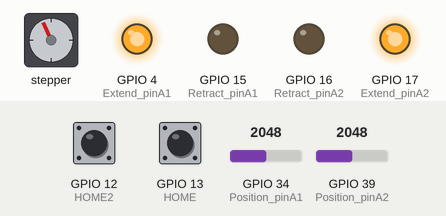
This sketch was run on a simulated ESP32. On the bench: stepper motor, output pins drawn as LEDs (lit = HIGH). Wiring (inferred from the names in the program): stepper motor (2048 steps per turn assumed): coils GPIO 25, GPIO 26, GPIO 27, GPIO 14. Inputs (shaded band) come from the test bench; at power-on: GPIO 34 (Position_pinA1) = 2048, GPIO 39 (Position_pinA2) = 2048, GPIO 12 (HOME2) HIGH, GPIO 13 (HOME) HIGH. Pins used as bus, display or sensor lines are not drawn.

Above: at 1.44 s.
1.6 s: GPIO 34 (Position_pinA1) set to 570
3.3 s: GPIO 34 (Position_pinA1) set to 492
At 4.1 s:
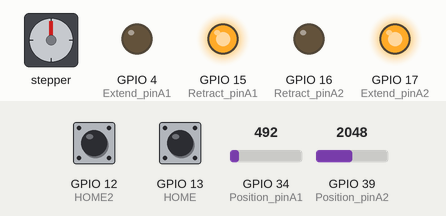
4.8 s: GPIO 39 (Position_pinA2) set to 556
6.3 s: GPIO 39 (Position_pinA2) set to 457
At 7.5 s:
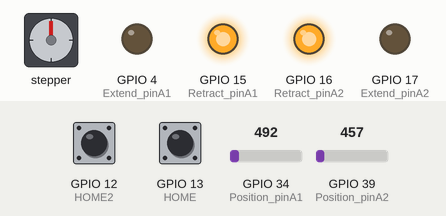
7.8 s: GPIO 34 (Position_pinA1) set to 1228
At 8.8 s:
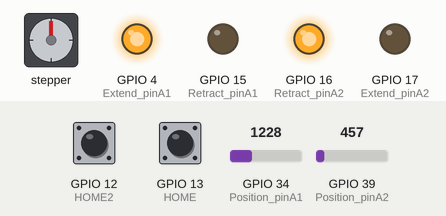
9.3 s: GPIO 34 (Position_pinA1) set to 491
At 9.9 s:
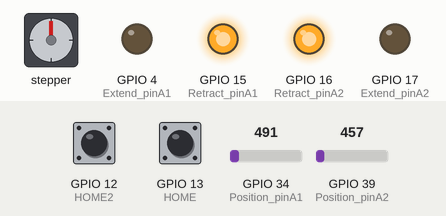
Timing chart, 0 to 11.8 s (numbered marks = the images above; inputs shaded):
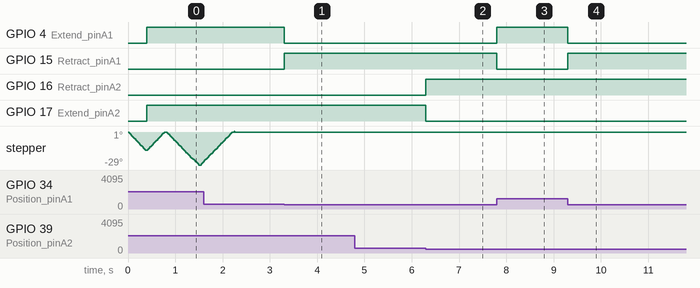

The sketch:

MotorPaP_Actuador.ino
```cpp
//CLOCKWISE: ROTACION INTERNA
// ANTICLOCKWISE: ROTACION EXTERNA

/*
 * ASIGNACION DE PINES AL ESP32
 */

// Motor PaP
#define IN1 25
#define IN2 26
#define IN3 27
#define IN4 14
#define HOME 13 //SW1
#define HOME2 12 //SW2

const int numSteps = 8;
const int stepsLookup[8] = { B1000, B1100, B0100, B0110, B0010, B0011, B0001, B1001 };

int motorSpeed = 2000;   //variable para fijar la velocidad
int stepCounter = 0;     // contador para los pasos
int stepsPerRev = 4096;  // pasos para una vuelta completa


double angulo1 = 21; //limite de angulo de pie de rotacion interna
double angulo2 = 13; //limite de angulo de pie de rotacion externa

double StepsA1; //conversion de angulo 1 a steps del driver
double StepsA2; //conversion de angulo 2 a steps del driver
double regreso = 17*11.37;


int   Value;
int   Value2;

double angulo_giro[] = {17.61627, 17.45232, 17.05074, 16.43101, 15.61777, 14.63814, 13.51924, 12.28637, 10.96213, 9.56683, 8.11965, 6.64022, 5.1499, 3.67241, 2.23364, 0.86064, -0.42002, -1.58416, -2.61207, -3.49027, -4.21292, -4.78236, -5.2087, -5.50832, -5.70162, -5.81058, -5.85691, -5.8611, -5.84267, -5.82101, -5.81641, -5.85043, -5.94519, -6.12133, -6.3949, -6.77368, -7.25398, -7.8189, -8.43896, -9.07505, -9.68306, -10.21925, -10.64533, -10.93266, -11.06492, -11.03913, -10.8649, -10.56199, -10.15666, -9.6775, -9.15156, -8.60137, -8.04333, -7.48746, -6.93831, -6.39651, -5.86049, -5.32796, -4.79691, -4.26622, -3.73584, -3.2068, -2.68117, -2.16184, -1.65224, -1.15593, -0.6759, -0.21376, 0.23115, 0.66256, 1.0879, 1.51851, 1.96949, 2.4591, 3.00766, 3.63606, 4.36377, 5.20652, 6.17384, 7.26659, 8.47486, 9.77658, 11.13728, 12.51116, 13.84376, 15.07613, 16.15001, 17.01332, 17.62523, 17.95991, 18.00873, 17.78058, 17.30038, 16.60591};
double steps_giro[] ={200.2969899, 198.4328784, 193.8669138, 186.8205837, 177.5740449, 166.4356518, 153.7137588, 139.6960269, 124.63941809999999, 108.77485709999999, 92.3204205, 75.4993014, 58.554362999999995, 41.7553017, 25.396486799999998, 9.7854768, -4.775627399999999, -18.0118992, -29.699235899999998, -39.6843699, -47.900900400000005, -54.375433199999996, -59.222919, -62.6295984, -64.8274194, -66.06629459999999, -66.5930667, -66.640707, -66.4311579, -66.1848837, -66.1325817, -66.5193891, -67.5968103, -69.5995221, -72.71001299999999, -77.01674159999999, -82.4777526, -88.900893, -95.95097519999999, -103.18331849999998, -110.09639219999998, -116.1928725, -121.03740209999998, -124.30434419999999, -125.8081404, -125.5149081, -123.533913, -120.08982629999998, -115.4812242, -110.033175, -104.0532372, -97.79757689999998, -91.45266209999998, -85.13242019999998, -78.8885847, -72.7283187, -66.6337713, -60.578905199999994, -54.54086669999999, -48.506921399999996, -42.4765008, -36.461316, -30.484902899999994, -24.5801208, -18.7859688, -13.142924099999998, -7.684982999999999, -2.4304512, 2.6281754999999998, 7.5333072, 12.369423, 17.2654587, 22.393101299999998, 27.959966999999995, 34.197094199999995, 41.342002199999996, 49.61606489999999, 59.1981324, 70.1965608, 82.6211283, 96.3591582, 111.15971459999999, 126.6308736, 142.2518892, 157.40355119999998, 171.41559809999998, 183.6256137, 193.44144839999998, 200.39886509999997, 204.2041767, 204.75926009999998, 202.16519459999998, 196.7053206, 188.8091967};
double variaciones[] = {200.2969899, -1.864111500000007, -4.565964600000001, -7.046330100000006, -9.246538799999996, -11.138393100000002, -12.721892999999994, -14.017731900000001, -15.056608800000006, -15.864560999999995, -16.454436599999994, -16.821119100000004, -16.944938399999998, -16.799061299999998, -16.3588149, -15.611009999999998, -14.561104199999999, -13.236271799999999, -11.6873367, -9.985134000000002, -8.216530500000005, -6.4745327999999915, -4.847485800000001, -3.4066794000000016, -2.1978209999999976, -1.2388751999999954, -0.5267721000000023, -0.04764030000001185, 0.20954910000000382, 0.246274200000002, 0.052301999999997406, -0.386807399999995, -1.0774212000000034, -2.0027118, -3.110490899999988, -4.3067286, -5.461011000000013, -6.423140399999994, -7.050082199999991, -7.232343299999997, -6.913073699999998, -6.09648030000001, -4.844529599999987, -3.2669421000000085, -1.5037962000000107, 0.29323229999999967, 1.9809951000000012, 3.444086700000014, 4.608602099999985, 5.4480492, 5.979937800000002, 6.255660300000017, 6.344914799999998, 6.320241899999999, 6.243835499999989, 6.160265999999993, 6.094547399999996, 6.054866100000012, 6.038038500000006, 6.033945299999992, 6.030420599999999, 6.0151848, 5.976413100000002, 5.904782099999995, 5.794152, 5.643044700000001, 5.457941099999999, 5.254531799999999, 5.0586267, 4.9051317, 4.836115799999999, 4.8960357000000005, 5.127642599999998, 5.5668656999999975, 6.2371272, 7.144908000000001, 8.274062699999995, 9.582067500000008, 10.998428400000002, 12.424567499999995, 13.7380299, 14.80055639999999, 15.471159000000014, 15.621015599999993, 15.151661999999988, 14.012046900000001, 12.21001560000002, 9.815834699999982, 6.957416699999982, 3.8053116000000387, 0.5550833999999725, -2.5940654999999992, -5.459873999999985, -7.896123899999992};
int motor_size = sizeof(variaciones)/sizeof(variaciones[1]);

double pasos;
int p = 0;

// Actuadores Lineales
const int Extend_pinA1 = 4; // IN3
const int Retract_pinA1 = 15; // IN4
const int Position_pinA1 = 34; // feedback position del actuador
int RC_locationA1=0;
int actual_locationA1=0;

const int Extend_pinA2 = 17; //Tx2 - in1
const int Retract_pinA2 = 16; //rx2 -in2
const int Position_pinA2 = 39; // feedback position del actuador
int RC_locationA2=0;
int actual_locationA2=0;
int deadbandA1 = 60;
int deadbandA2 = 30;
int senal=0;

double LongitudA1=0;
double LongitudA2=0;

int tablaA1[] = {9, 10, 11, 13, 15, 17, 19, 21, 23, 25, 27, 29, 31, 32, 33, 34, 35, 35, 35, 35, 35, 35, 35, 34, 34, 33, 32, 32, 31, 31, 30, 30, 30, 29, 29, 29, 29, 29, 29, 29, 30, 30, 31, 32, 33, 34, 35, 36, 37, 37, 38, 39, 39, 40, 40, 40, 41, 41, 41, 41, 41, 41, 41, 41, 41, 41, 41, 41, 41, 41, 40, 40, 39, 39, 38, 36, 35, 33, 31, 29, 27, 24, 21, 19, 16, 13, 11, 10, 8, 7, 7, 7, 8,13};
int tablaA2[] = {9, 10, 11, 13, 15, 17, 19, 21, 23, 25, 27, 29, 31, 32, 33, 34, 35, 35, 35, 35, 35, 35, 35, 34, 34, 33, 32, 32, 31, 31, 30, 30, 30, 29, 29, 29, 29, 29, 29, 29, 30, 30, 31, 32, 33, 34, 35, 36, 37, 37, 38, 39, 39, 40, 40, 40, 41, 41, 41, 41, 41, 41, 41, 41, 41, 41, 41, 41, 41, 41, 40, 40, 39, 39, 38, 36, 35, 33, 31, 29, 27, 24, 21, 19, 16, 13, 11, 10, 8, 7, 7, 7, 8,13};

int arr_sizeA1 = sizeof(tablaA1)/sizeof(tablaA1[1]);
int arr_sizeA2 = sizeof(tablaA2)/sizeof(tablaA2[1]);

int flagA1 = 1;
int flagA2 = 1;
int i = 0;
int j = 0;

void setup() {
  // put your setup code here, to run once:
  Serial.begin(115200);
  pinMode(IN1, OUTPUT);
  pinMode(IN2, OUTPUT);
  pinMode(IN3, OUTPUT);
  pinMode(IN4, OUTPUT);
  pinMode(HOME, INPUT_PULLUP);
  pinMode(HOME2, INPUT_PULLUP);

  pinMode(Extend_pinA1, OUTPUT);
  pinMode(Retract_pinA1, OUTPUT);
  pinMode(Extend_pinA2, OUTPUT);
  pinMode(Retract_pinA2, OUTPUT);
  digitalWrite(Extend_pinA1, LOW);
  digitalWrite(Retract_pinA1, LOW);
  digitalWrite(Extend_pinA2, LOW);
  digitalWrite(Retract_pinA2, LOW);

  while(1){
    Value = digitalRead(HOME);
    Value2 = digitalRead(HOME2);
    anticlockwise();
    delayMicroseconds(motorSpeed);

    if(Value2 == 1){
      for (int i = 0; i < regreso; i++){
        clockwise();
        delayMicroseconds(motorSpeed);
      }
      break;
    }
  }
}

void loop() {
  if(flagA1 && i<arr_sizeA1){
    LongitudA1 = tablaA1[i];
    flagA1 = 0;
    i++;
  }
  if(flagA2 && j<arr_sizeA2){
    LongitudA2 = tablaA2[j];
    flagA2 = 0;
    j++;
  }

  if ((LongitudA1 >= 0) && (LongitudA1 <= 4)){
    RC_locationA1 = 0;
  }
  if ((LongitudA2 >= 0) && (LongitudA2 <= 4)){
    RC_locationA2 = 0;
  }

  if ((LongitudA1 > 4) && (LongitudA1 < 47)){
    RC_locationA1 = 95.233 * LongitudA1 - 380.93;
  }
  if ((LongitudA2 > 4) && (LongitudA2 < 47)){
    RC_locationA2 = 95.233 * LongitudA2 - 380.93;
  }

  if ((LongitudA1 >= 47)){
    RC_locationA1 = 4095;
  }
  if ((LongitudA2 >= 47)){
    RC_locationA2 = 4095;
  }

  actual_locationA1 = analogRead(Position_pinA1);
  actual_locationA2 = analogRead(Position_pinA2);


 /* Serial.print(actual_locationA1);
  Serial.print("----");
  Serial.print(RC_locationA1);
  Serial.print("----");
  Serial.print(i);
  Serial.print("----");
  Serial.println(LongitudA1);*/

// Actuador 1
  if ((actual_locationA1 <= RC_locationA1 + deadbandA1) && (actual_locationA1 >= RC_locationA1 - deadbandA1)){
    digitalWrite(Extend_pinA1, LOW);
    digitalWrite(Retract_pinA1, LOW);
    flagA1 = 1;
  }

// Actuador 2
  if ((actual_locationA2 <= RC_locationA2 + deadbandA2) && (actual_locationA2 >= RC_locationA2 - deadbandA2)){
    digitalWrite(Extend_pinA2, LOW);
    digitalWrite(Retract_pinA2, LOW);
    flagA2 = 1;
  }

  if((actual_locationA1 > RC_locationA1 + deadbandA1) && (flagA1 == 0)){
    digitalWrite(Extend_pinA1, HIGH);
    digitalWrite(Retract_pinA1, LOW);
  }

  if((actual_locationA2 > RC_locationA2 + deadbandA2) && (flagA2 == 0)){
    digitalWrite(Extend_pinA2, HIGH);
    digitalWrite(Retract_pinA2, LOW);
  }

  if((actual_locationA1 < RC_locationA1 - deadbandA1) && (flagA1 == 0)){
    digitalWrite(Extend_pinA1, LOW);
    digitalWrite(Retract_pinA1, HIGH);
  }

  if((actual_locationA2 < RC_locationA2 - deadbandA2) && (flagA2 == 0)){
    digitalWrite(Extend_pinA2, LOW);
    digitalWrite(Retract_pinA2, HIGH);
  }

 // Motor Paso a Paso
  if(p<motor_size){
    pasos = variaciones[p];
    if (pasos >= 0){
      //ROTACION INTERNA
      for (int i = 0; i < pasos; i++){
         anticlockwise();
         delayMicroseconds(motorSpeed);
        }
    }
    else{
      //ROTACION EXTERNA
      pasos = pasos*-1;
      for (int i = 0; i < pasos; i++){
          clockwise();
          delayMicroseconds(motorSpeed);
      }
    }
    p++;
  }
}

void clockwise()
{
  stepCounter++;
  if (stepCounter >= numSteps) stepCounter = 0;
  setOutput(stepCounter);
}
void anticlockwise()
{
  stepCounter--;
  if (stepCounter < 0) stepCounter = numSteps - 1;
  setOutput(stepCounter);
}
void setOutput(int step)
{
  digitalWrite(IN1, bitRead(stepsLookup[step], 0));
  digitalWrite(IN2, bitRead(stepsLookup[step], 1));
  digitalWrite(IN3, bitRead(stepsLookup[step], 2));
  digitalWrite(IN4, bitRead(stepsLookup[step], 3));
}
```

Measured:
- the behaviour switches between 537 and 536 on GPIO 34 (Position_pinA1) (found by bisection; images 0 and 1)
- the behaviour switches between 507 and 506 on GPIO 39 (Position_pinA2) (found by bisection; images 1 and 2)
- after the input at 3.3 s, GPIO 4 (Extend_pinA1): HIGH → LOW at once; GPIO 15 (Retract_pinA1): LOW → HIGH at once
- after the input at 4.8 s, every drawn part: stays the same
- after the input at 6.3 s, GPIO 16 (Retract_pinA2): LOW → HIGH at once; GPIO 17 (Extend_pinA2): HIGH → LOW at once
- after the input at 7.8 s, GPIO 4 (Extend_pinA1): LOW → HIGH at once; GPIO 15 (Retract_pinA1): HIGH → LOW at once
- after the input at 9.3 s, GPIO 4 (Extend_pinA1): HIGH → LOW at once; GPIO 15 (Retract_pinA1): LOW → HIGH at once
